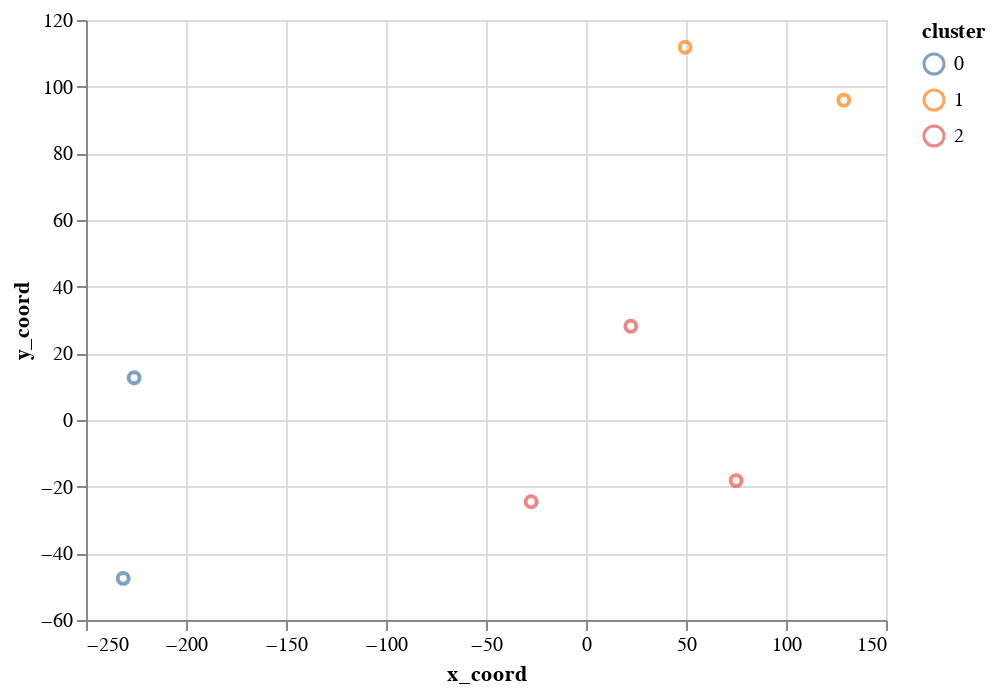

The notebook cell this image was saved under:
### Code cell
## visualização

X_embedded = TSNE(n_components=2, learning_rate='auto', metric='precomputed', init='random', perplexity=3).fit_transform(X)
X_embedded.shape

df_cl_3 = pd.DataFrame({ 
                'name': idx,
                'x_coord': X_embedded[:,0], 
                'y_coord': X_embedded[:,1],
                'cluster': [str(i) for i in labels]
                })

chart = alt.Chart(df_cl_3).mark_point().encode(
    x='x_coord', 
    y='y_coord',
    color='cluster',
    tooltip='name'
).interactive()

chart

### Figure 1 — Vega-Lite specification as saved in the notebook (floating-point values rounded to 4 significant figures)
{"config": {"view": {"continuousWidth": 400, "continuousHeight": 300}}, "data": {"name": "data-c81e1f7cba53cd32a30b3c1bc9630cb1"}, "mark": "point", "encoding": {"color": {"field": "cluster", "type": "nominal"}, "tooltip": {"field": "name", "type": "quantitative"}, "x": {"field": "x_coord", "type": "quantitative"}, "y": {"field": "y_coord", "type": "quantitative"}}, "selection": {"selector005": {"type": "interval", "bind": "scales", "encodings": ["x", "y"]}}, "$schema": "https://vega.github.io/schema/vega-lite/v4.17.0.json", "datasets": {"data-c81e1f7cba53cd32a30b3c1bc9630cb1": [{"name": 5, "x_coord": -27.44, "y_coord": -24.5, "cluster": "2"}, {"name": 11, "x_coord": 128.9, "y_coord": 95.96, "cluster": "1"}, {"name": 19, "x_coord": 49.59, "y_coord": 111.8, "cluster": "1"}, {"name": 23, "x_coord": -231.4, "y_coord": -47.51, "cluster": "0"}, {"name": 25, "x_coord": -225.9, "y_coord": 12.65, "cluster": "0"}, {"name": 47, "x_coord": 22.4, "y_coord": 28.13, "cluster": "2"}, {"name": 63, "x_coord": 75.07, "y_coord": -18.18, "cluster": "2"}]}}
